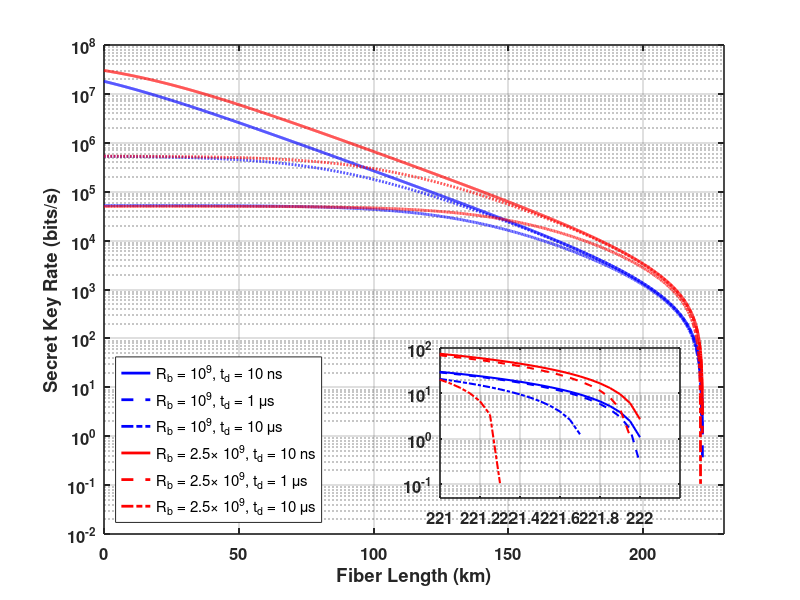

Recreate this plot in MATLAB.
clc; clear;
% parameters
mu = 0.5; % Mean Number of Photons/Pulse
alpha = 0.2; % Attenuation in fiber in dB/Km
delta_f = 1e3; % Linewidth in Hz
L = 0:0.05:250; % Length of Fiber
t_B = 0.5; % Transmittance of BS
loss_MZI = 1 * 10^(-0.2); % 2 dB loss in MZI
theta = 0; % Phase difference of two consecutive pulses
eta = 0.2; % Efficiency of detector
P_d = 2e-7 % Dark Cout Probability/Pulse in detector
t_BSE = 0.8; % Transmittance of Eve's BS
f_decoy = 0.2; % Probability used to generate the decoy state
duty_cycle_TTL = 0.75; % Duty cycle of TTL pulses
f = 1.16;
R_b_values = [1e9 2.5e9];         
t_d_values = [10e-9 1e-6 10e-6]; 
color = {'b','r'};
lineStyle = {'-','--','-.'};
R_all = zeros(length(R_b_values), length(t_d_values), length(L));
figure;
hold on;
for n = 1:length(R_b_values)
    R_b = R_b_values(n);
    for m = 1:length(t_d_values)
        t_d = t_d_values(m);
% Phase Noise at LASER
sigma = sqrt(2*pi*delta_f.*(1./R_b));
%Channel transmittance
eta_channel = 10.^(- alpha * L /10);
Photon_count_after_channel = mu * 10.^(- alpha * L /10) .* R_b;
%% DATA LINE %%
% After Beam Splitter
Photon_count_after_BS = mu * 10.^(- alpha * L /10).* R_b * t_B;
% Photon Counts considering the SPD efficiency and dark count rate
Photon_count_after_D_d = Photon_count_after_BS .* eta + P_d .* R_b;
% Effective time difference between two consecutive pulses at data line
effective_time_difference_D_d = 1./(Photon_count_after_D_d) + t_d;
% Considering the Duty Cycle of TTL Pulses at D_d
effective_counts_D_d = ((1./effective_time_difference_D_d)).* duty_cycle_TTL;
%% MONITORING LINE%%
% After Beam Splitter
Photon_count_after_BS = mu * 10.^(- alpha * L /10).* R_b * (1-t_B);
% Photon Counts after MZI
Photon_Count_MZI_Upper = loss_MZI * mu * 10.^(- alpha * L /10).*  R_b * (1-t_B) * ((1+ 1*exp(-(sigma.^2)./2) * cos(theta))/2);
Photon_Count_MZI_Lower = loss_MZI * mu * 10.^(- alpha * L /10).*  R_b * (1-t_B) * ((1- 1*exp(-(sigma.^2)./2) * cos(theta))/2);
% No. of Photons reach at the SPDs
Photon_Count_before_SPD_0 = Photon_Count_MZI_Upper;
Photon_Count_before_SPD_1 = Photon_Count_MZI_Lower;
% Photon Couts considering the SPD efficiency and dark count rate
Photon_Count_after_SPD_0 = Photon_Count_before_SPD_0 * eta + P_d .* R_b;
Photon_Count_after_SPD_1 = Photon_Count_before_SPD_1 * eta + P_d .* R_b;
% Effective time difference between two consecutive pulses
effective_time_difference_SPD_0 = 1./(Photon_Count_after_SPD_0) + t_d;
effective_time_difference_SPD_1 = 1./(Photon_Count_after_SPD_1) + t_d;
% Considering the Duty Cycle of TTL Pulses
effective_counts_SPD_0 = ((1./effective_time_difference_SPD_0))* duty_cycle_TTL;
effective_counts_SPD_1 = ((1./effective_time_difference_SPD_1))* duty_cycle_TTL;
% Considering the Probability factor
total_counts_D_M1 = ((1./effective_time_difference_SPD_0))* duty_cycle_TTL * (2.*f_decoy + (1-f_decoy).^2./2);
total_counts_D_M2 = ((1./effective_time_difference_SPD_1))* duty_cycle_TTL * (2.*f_decoy + (1-f_decoy).^2./2);
% Visibility
V = (total_counts_D_M1 - total_counts_D_M2)./(total_counts_D_M1 + total_counts_D_M2);
% Quantum Bit Error Rate in percentage
Q_0 = (1 - V)./2;
Q = (1 - V).*100./2;
   % No of counts after Sifting
R_s = effective_counts_D_d * (1 - f_decoy);
% Eve's Information
I_Eve =  mu .* 10.^(- 0.2*1/10) .* (1 -  t_BSE) + (1 - V) .*(1 + exp(-mu .* eta_channel)) ./(2*exp(-mu .* eta_channel));
% Binary entropy function with edge case handling
H2 = @(x) -(x .* log2(x) + (1 - x) .* log2(1 - x));
H2 = @(x) real((x==0 | x==1).*0 + (x>0 & x<1).*H2(x));
% Secret key rate per pulse
R = R_s .* (1 - f .* H2(Q_0) - I_Eve);
R(R < 1e-10) = NaN; 
R_all(n,m,:) = R;
   semilogy(L,R,'Color',color{n},'LineStyle',lineStyle{m},'LineWidth',2);
   set(gca, 'YScale', 'log');
    end
end
xlabel('Fiber Length (km)');
ylabel('Secret Key Rate (bits/s)');
grid on;
legend({'R_b = 10^9, t_d = 10 ns','R_b = 10^9, t_d = 1 \mus','R_b = 10^9, t_d = 10 \mus','R_b = 2.5\times 10^9, t_d = 10 ns','R_b = 2.5\times 10^9, t_d = 1 \mus','R_b = 2.5\times 10^9, t_d = 10 \mus'},'Location','southwest');
xlim([0 230]);
ylim([1e-2 1e8]);
box on;
set(gca, 'FontSize', 12,'LineWidth', 1.2, 'FontWeight', 'bold');
hold off;
%% Inset Plot
ax_inset = axes('Position',[0.55 0.17 0.30 0.25]);
hold(ax_inset,'on');
for n = 1:length(R_b_values)
    for m = 1:length(t_d_values)
        R_inset = squeeze(R_all(n,m,:));
 semilogy(ax_inset,L,R_inset,'Color',color{n},'LineStyle',lineStyle{m},'LineWidth',1.5);

    end
end
%% Inset limits
xlim(ax_inset,[221 222.2]);
ylim(ax_inset,[5e-2 1e2]);
set(ax_inset,'YScale','log');
grid(ax_inset,'on');
box(ax_inset,'on');
set(gca, 'FontSize', 12,'LineWidth', 1.2, 'FontWeight', 'bold');
hold off;
    
